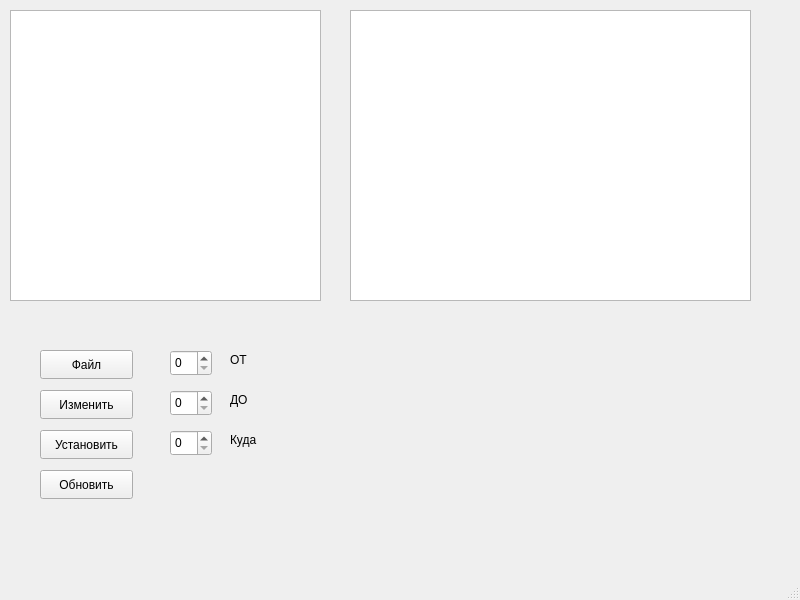
<?xml version="1.0" encoding="UTF-8"?>
<ui version="4.0">
 <class>MainWindow</class>
 <widget class="QMainWindow" name="MainWindow">
  <property name="geometry">
   <rect>
    <x>0</x>
    <y>0</y>
    <width>800</width>
    <height>600</height>
   </rect>
  </property>
  <property name="windowTitle">
   <string>MainWindow</string>
  </property>
  <widget class="QWidget" name="centralwidget">
   <widget class="QTextEdit" name="textEdit">
    <property name="geometry">
     <rect>
      <x>10</x>
      <y>10</y>
      <width>311</width>
      <height>291</height>
     </rect>
    </property>
   </widget>
   <widget class="QTableView" name="tableView">
    <property name="geometry">
     <rect>
      <x>350</x>
      <y>10</y>
      <width>401</width>
      <height>291</height>
     </rect>
    </property>
   </widget>
   <widget class="QSpinBox" name="spinBox">
    <property name="geometry">
     <rect>
      <x>170</x>
      <y>350</y>
      <width>42</width>
      <height>26</height>
     </rect>
    </property>
   </widget>
   <widget class="QSpinBox" name="spinBox_2">
    <property name="geometry">
     <rect>
      <x>170</x>
      <y>390</y>
      <width>42</width>
      <height>26</height>
     </rect>
    </property>
   </widget>
   <widget class="QPushButton" name="pushButton">
    <property name="geometry">
     <rect>
      <x>40</x>
      <y>350</y>
      <width>93</width>
      <height>29</height>
     </rect>
    </property>
    <property name="text">
     <string>Файл</string>
    </property>
   </widget>
   <widget class="QPushButton" name="pushButton_2">
    <property name="geometry">
     <rect>
      <x>40</x>
      <y>390</y>
      <width>93</width>
      <height>29</height>
     </rect>
    </property>
    <property name="text">
     <string>Изменить</string>
    </property>
   </widget>
   <widget class="QPushButton" name="pushButton_3">
    <property name="geometry">
     <rect>
      <x>40</x>
      <y>430</y>
      <width>93</width>
      <height>29</height>
     </rect>
    </property>
    <property name="text">
     <string>Установить</string>
    </property>
   </widget>
   <widget class="QLabel" name="label">
    <property name="geometry">
     <rect>
      <x>230</x>
      <y>350</y>
      <width>63</width>
      <height>20</height>
     </rect>
    </property>
    <property name="text">
     <string>ОТ</string>
    </property>
   </widget>
   <widget class="QLabel" name="label_2">
    <property name="geometry">
     <rect>
      <x>230</x>
      <y>390</y>
      <width>63</width>
      <height>20</height>
     </rect>
    </property>
    <property name="text">
     <string>ДО</string>
    </property>
   </widget>
   <widget class="QPushButton" name="pushButton_4">
    <property name="geometry">
     <rect>
      <x>40</x>
      <y>470</y>
      <width>93</width>
      <height>29</height>
     </rect>
    </property>
    <property name="text">
     <string>Обновить</string>
    </property>
   </widget>
   <widget class="QSpinBox" name="spinBox_3">
    <property name="geometry">
     <rect>
      <x>170</x>
      <y>430</y>
      <width>42</width>
      <height>26</height>
     </rect>
    </property>
   </widget>
   <widget class="QLabel" name="label_3">
    <property name="geometry">
     <rect>
      <x>230</x>
      <y>430</y>
      <width>63</width>
      <height>20</height>
     </rect>
    </property>
    <property name="text">
     <string>Куда</string>
    </property>
   </widget>
  </widget>
  <widget class="QMenuBar" name="menubar">
   <property name="geometry">
    <rect>
     <x>0</x>
     <y>0</y>
     <width>800</width>
     <height>26</height>
    </rect>
   </property>
  </widget>
  <widget class="QStatusBar" name="statusbar"/>
 </widget>
 <resources/>
 <connections/>
</ui>
